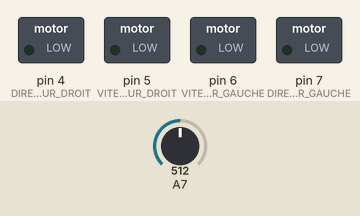
A sketch run on a simulated Arduino Uno, built with avr-gcc and run on an emulated ATmega328P. On the bench: switched loads named in the sketch (green lamp = pin HIGH). The inputs (shaded band) are chosen by the test bench; at power-on: A7 = 512.

Above: at 1.2 s.
1.3 s: A7 set to 500
At 1.7 s:
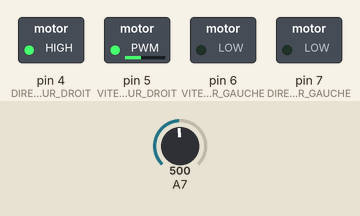
At 4.1 s:
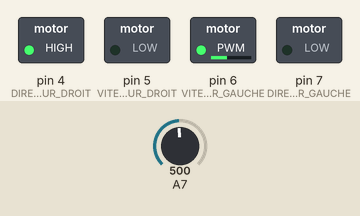
4.3 s: A7 set to 522
At 6.0 s:
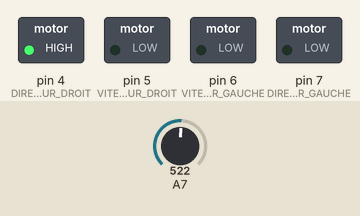
Timing chart, 0 to 7.5 s (numbered marks = the images above; inputs shaded):
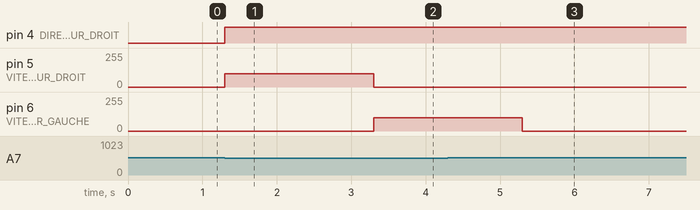

The sketch:

testMoteurs.ino
```cpp
// Numéro des pattes commandant les moteurs
int VITESSE_MOTEUR_DROIT = 5;
int DIRECTION_MOTEUR_DROIT = 4;
int VITESSE_MOTEUR_GAUCHE = 6;
int DIRECTION_MOTEUR_GAUCHE = 7;
// Constantes pour la direction des moteurs
int AVANT = 0;
int ARRIERE = 1;


void setup() {
  // configuration des pattes des moteurs
  pinMode(VITESSE_MOTEUR_DROIT, OUTPUT);
  pinMode(DIRECTION_MOTEUR_DROIT, OUTPUT);
  pinMode(VITESSE_MOTEUR_GAUCHE, OUTPUT);
  pinMode(DIRECTION_MOTEUR_GAUCHE, OUTPUT);
}

void loop() {
  if (analogRead(7) < 512) {
    moteurDroit(100, AVANT);
    delay(2000);
    moteurDroit(0, AVANT);

    moteurGauche(100, AVANT);
    delay(2000);
    moteurGauche(0, AVANT);
  }
}

void moteurDroit(int vitesse, int direction) {
  if (direction == AVANT) {
    digitalWrite(DIRECTION_MOTEUR_DROIT, HIGH);
  } else {
    digitalWrite(DIRECTION_MOTEUR_DROIT, LOW);
  }
  analogWrite(VITESSE_MOTEUR_DROIT, vitesse);
}

void moteurGauche(int vitesse, int direction) {
  if (direction == AVANT) {
    digitalWrite(DIRECTION_MOTEUR_GAUCHE, LOW);
  } else {
    digitalWrite(DIRECTION_MOTEUR_GAUCHE, HIGH);
  }
  analogWrite(VITESSE_MOTEUR_GAUCHE, vitesse);
}
```

Measured:
- the behaviour switches between 512 and 511 on A7 (found by bisection; images 0 and 1)
- after the input at 1.3 s, pin 4 (DIRECTION_MOTEUR_DROIT): LOW → HIGH at once; pin 5 (VITESSE_MOTEUR_DROIT): 0/255 → 100/255 at once, → 0/255 2.0 s later; pin 6 (VITESSE_MOTEUR_GAUCHE): 0/255 → 100/255 after 2.0 s
- after the input at 4.3 s, pin 5 (VITESSE_MOTEUR_DROIT): stops changing and stays 0/255; pin 6 (VITESSE_MOTEUR_GAUCHE): goes on until 5.3 s, then stays 0/255
